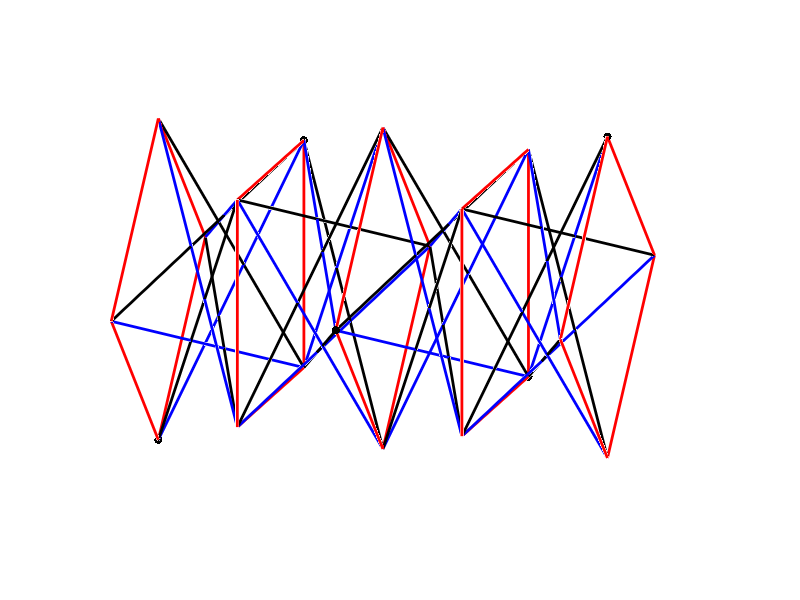

The MATLAB script that drew this image:
% LayeredN-plex Cylindrical Tensegrity Generator
clc; clear;
cla reset;
%% Input data
% nul=6; % Number of tensegrity layer
nul=4;
nl=nul+1; % Number of tensegrity plane
% ne=14; % ne = N-polygon
ne=4;
 dtheta=(2+ne)/2/ne*pi(); % Unit of shift angle
% dtheta=0;
radi=1.7321; % Unit radius
r=ones(1,nl)*radi; % radii of bottom, ... , top nodes
heig=6.1485/2; % Unit height
h=[0:nul]*heig; % Elevations of bottom, ... , top nodes
%% Main
phi=2*pi()/ne;
theta=[0:nul]*dtheta; % Shifting angles
% Cycler index i:1-n+1 j:1-n,1 points
for i = 1:(ne+1)
    if mod(i,ne)==0
        j(i)=ne;
    else
        j(i)=mod(i,ne);
    end
end
% Point coordinates
nodcoor=zeros(nl,ne+1,3);
for i = 1:(ne+1)
    k=j(i);
    for m = 1:nl
%         nodcoor(m,i,:)=[r(m)*cos(theta(m)+phi*(k-1)),r(m)*sin(theta(m)+phi*(k-1)),h(m)];
          nodcoor(m,i,:)=[h(m),r(m)*cos(theta(m)+phi*(k-1)),r(m)*sin(theta(m)+phi*(k-1))]; %to plot on different orientation
    end
end
hold all
% grid on
% axis normal
set(gcf,'position',[200,300,900,500]) % Windows location and size
grid off;
axis off
% view(55,5) % Azimuth and elevation view
%view(0,90) % Azimuth and elevation for plan view
view(12,15)
for m = 1:nl
% plot3(nodcoor(m,:,1),nodcoor(m,:,2),nodcoor(m,:,3),'Color','g','LineWidth',2) % cables
plot3(nodcoor(m,:,1),nodcoor(m,:,2),nodcoor(m,:,3),'Color','r','LineWidth',2)
end
for i = 1:ne
    for m1 = 1:nl-1
        brace(1,:)=nodcoor(m1,i,:); brace(2,:)=nodcoor(m1+1,i,:);
        strut(1,:)=nodcoor(m1,i,:); strut(2,:)=nodcoor(m1+1,j(i+1),:);
        plot3(brace(:,1),brace(:,2),brace(:,3),'Color','b','LineWidth',2)
%         plot3(strut(:,1),strut(:,2),strut(:,3),'Color','r','LineWidth',2)
        plot3(strut(:,1),strut(:,2),strut(:,3),'Color','k','LineWidth',2)
    end
% for m = 1:nl
%     in=m*10+i;
%     text(nodcoor(m,i,1),nodcoor(m,i,2),nodcoor(m,i,3),[' ' num2str(in)],'HorizontalAlignment','left','FontSize',10);
% end
end
% Nodes plotting
for m = 1:nl
scatter3(nodcoor(m,i,1),nodcoor(m,i,2),nodcoor(m,i,3),'filled','MarkerFaceColor','k')
end